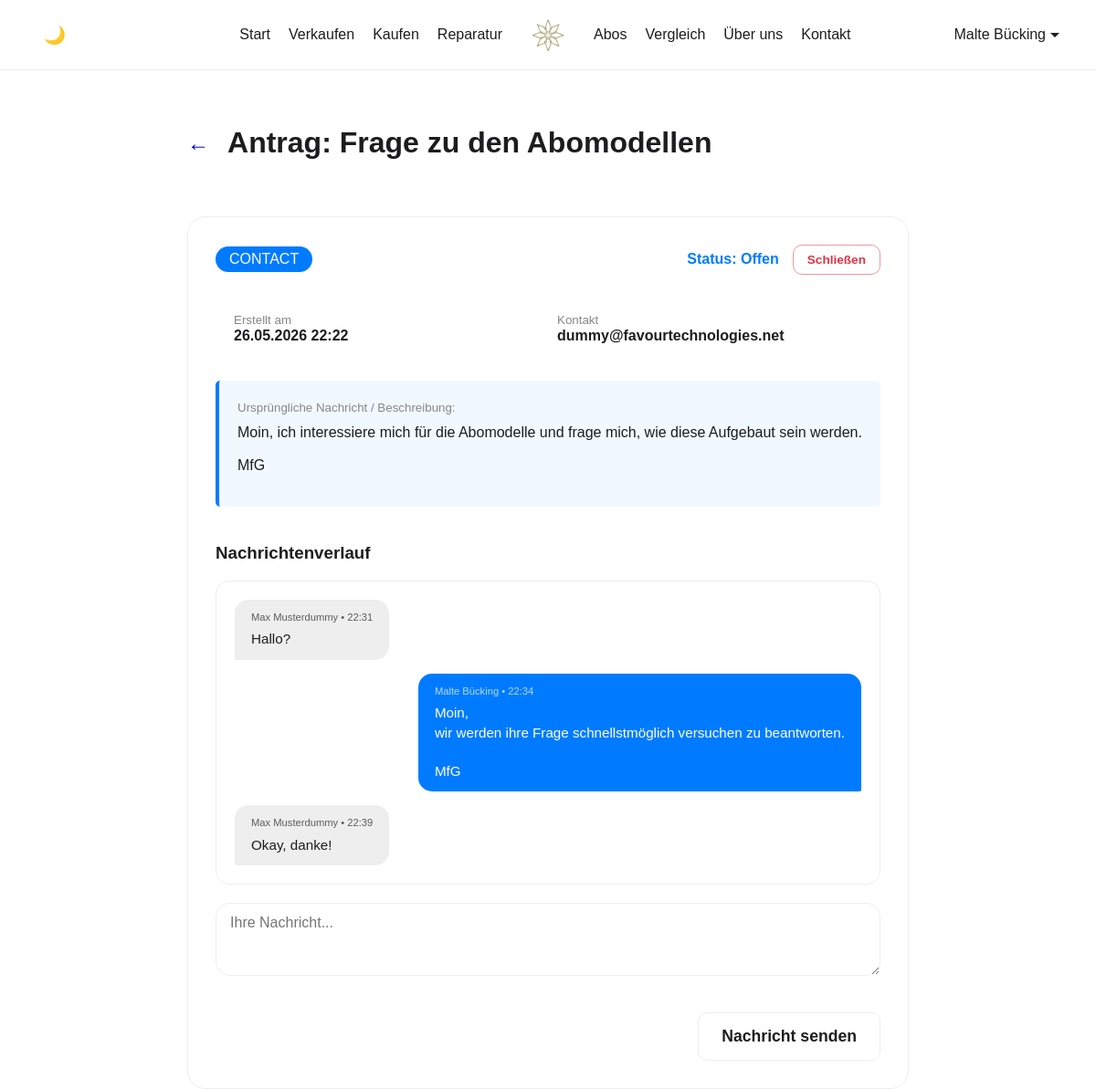
The page /antrag?id=1&type=contact (signed in) on the database its author committed.
### tables this page shows
CREATE TABLE contact_requests (
            id INTEGER PRIMARY KEY AUTOINCREMENT,
            name TEXT,
            email TEXT NOT NULL,
            subject TEXT NOT NULL,
            message TEXT NOT NULL,
            status TEXT DEFAULT 'offen',
            created_at DATETIME DEFAULT CURRENT_TIMESTAMP
        );

CREATE TABLE contact_messages (
            id INTEGER PRIMARY KEY AUTOINCREMENT,
            request_id INTEGER NOT NULL,
            sender_email TEXT NOT NULL,
            message TEXT NOT NULL,
            is_employee INTEGER DEFAULT 0,
            created_at DATETIME DEFAULT CURRENT_TIMESTAMP,
            FOREIGN KEY (request_id) REFERENCES contact_requests(id) ON DELETE CASCADE
        );

CREATE TABLE users (
            id INTEGER PRIMARY KEY AUTOINCREMENT,
            name TEXT NOT NULL,
            email TEXT NOT NULL UNIQUE,
            password TEXT NOT NULL,
            rank TEXT DEFAULT 'Admin',
            created_at DATETIME DEFAULT CURRENT_TIMESTAMP
        );

### sites/request_details.php (the view, shortened to what this page needs)
<?php
require_once '../database/db.php';
$req_id = $_GET['id'];
$type = $_GET['type'];
$is_staff = ($_SESSION['user_rank'] == 'Mitarbeiter' || $_SESSION['user_rank'] == 'Admin');
$tables = [
    'sell' => ['req' => 'sell_requests', 'msg' => 'sell_messages', 'title' => 'device_name', 'desc' => 'description'],
    'repair' => ['req' => 'repair_requests', 'msg' => 'repair_messages', 'title' => 'device_name', 'desc' => 'description'],
    'contact' => ['req' => 'contact_requests', 'msg' => 'contact_messages', 'title' => 'subject', 'desc' => 'message']
];
$t = $tables[$type];
$stmt = $conn->prepare("SELECT * FROM {$t['req']} WHERE id = :id");
$stmt->bindValue(':id', $req_id, SQLITE3_INTEGER);
$req = $stmt->execute()->fetchArray(SQLITE3_ASSOC);
$requester_name_fallback = ($type == 'contact') ? $req['name'] : 'Kunde';
?>
<!DOCTYPE html>
<html lang="de">
<head>
    <link rel="stylesheet" href="../assets/styles/basics.css">
    <link rel="stylesheet" href="../assets/styles/verkaufen.css">
</head>
<body>
    <div class="navbar">
        <div class="navbar-controls-mobile">
            <button id="theme-toggle" aria-label="Toggle Theme">
                <span class="icon-sun">☀️</span><span class="icon-moon">🌙</span>
            </button>
        </div>
        <div class="navbar-links-left desktop-only">
            <ul class="navbar-links-left-link"><a class="navbar-links-left-link-a" href="/">Start</a></ul>
            <ul class="navbar-links-left-link"><a class="navbar-links-left-link-a" href="verkaufen">Verkaufen</a></ul>
            <ul class="navbar-links-left-link"><a class="navbar-links-left-link-a" href="kaufen">Kaufen</a></ul>
            <ul class="navbar-links-left-link"><a class="navbar-links-left-link-a" href="reparieren">Reparatur</a></ul>
        </div>
        <div class="navbar-logo">
            <a href="/"><img class="navbar-logo-image" src="../assets/images/logo.png" alt="Logo"></a>
        </div>
        <div class="navbar-links-right desktop-only">
            <ul class="navbar-links-right-link"><a class="navbar-links-right-link-a" href="abos">Abos</a></ul>
            <ul class="navbar-links-right-link"><a class="navbar-links-right-link-a" href="vergleich">Vergleich</a></ul>
            <ul class="navbar-links-right-link"><a class="navbar-links-right-link-a" href="ueber-uns">Über uns</a></ul>
            <ul class="navbar-links-right-link"><a class="navbar-links-right-link-a" href="kontakt">Kontakt</a></ul>
            <li class="navbar-links-right-link dropdown right">
                <span class="nav-name">
                    <?php echo htmlspecialchars($_SESSION['user_name']); ?>
                    <span class="arrow-down"></span>
                </span>
            </li>
        </div>
    </div>
    <main class="container">
        <div style="margin-top: 40px; display: flex; align-items: center; gap: 20px;">
            <a href="<?php echo $is_staff ? 'mitarbeiter' : 'nutzerkonto?tab=requests'; ?>" style="text-decoration: none; font-size: 1.5rem;">←</a>
            <h1>Antrag: <?php echo htmlspecialchars($req[$t['title']]); ?></h1>
        </div>
        <div class="detail-card">
            <div style="display: flex; justify-content: space-between; align-items: center;">
                <span class="tag" style="background:var(--primary-color); color:white; padding: 5px 15px; border-radius: 20px;"><?php echo strtoupper($type); ?></span>
                <div style="display: flex; align-items: center; gap: 15px;">
                    <span style="color: <?php echo ($req['status'] == 'offen') ? 'var(--primary-color)' : '#dc3545'; ?>; font-weight: 600;">Status: <?php echo ucfirst($req['status']); ?></span>
                    <?php if($req['status'] == 'offen'): ?>
                        <form method="POST" style="margin:0;" onsubmit="return confirm('Möchten Sie diesen Antrag wirklich schließen?');"><button type="submit" name="close_request" class="cta-button danger" style="padding:8px 15px; font-size:0.85rem;">Schließen</button></form>
                    <?php endif; ?>
                </div>
            </div>
            <div class="info-grid">
                <div><small style="color:var(--text-muted)">Erstellt am</small><br><strong><?php echo date('d.m.Y H:i', strtotime($req['created_at'])); ?></strong></div>
                <div><small style="color:var(--text-muted)">Kontakt</small><br><strong><?php echo htmlspecialchars($req['email']); ?></strong></div>
            </div>
            <div style="padding: 20px; border-left: 4px solid var(--primary-color); background: rgba(0,123,255,0.05); border-radius: 5px;">
                <small style="color:var(--text-muted)">Ursprüngliche Nachricht / Beschreibung:</small>
                <p style="margin-top: 10px;"><?php echo nl2br(htmlspecialchars($req[$t['desc']])); ?></p>
            </div>
            <div class="chat-container">
                <h3>Nachrichtenverlauf</h3>
                <div class="chat-box">
                    <?php
                    $msgs = $conn->query("SELECT m.*, u.name as sender_name FROM {$t['msg']} m LEFT JOIN users u ON m.sender_email = u.email WHERE m.request_id = $req_id ORDER BY m.created_at ASC");
                    while($m = $msgs->fetchArray(SQLITE3_ASSOC)):
                        $displayName = $m['sender_name'] ?: ($m['is_employee'] ? 'Support' : $requester_name_fallback);
                    ?>
                        <div class="msg <?php echo $m['is_employee'] ? 'staff' : 'user'; ?>">
                            <span class="msg-meta"><?php echo htmlspecialchars($displayName); ?> • <?php echo date('H:i', strtotime($m['created_at'])); ?></span>
                            <?php echo nl2br(htmlspecialchars($m['message'])); ?>
                        </div>
                    <?php endwhile;
                    ?>
                </div>
                <?php if($req['status'] == 'offen'): ?>
                    <form method="POST" class="sell-form" style="padding:0; border:none; background:none;">
                        <div class="form-group" style="margin-bottom: 10px;">
                            <textarea name="message" rows="3" placeholder="Ihre Nachricht..." required style="width:100%; border-radius: 15px;"></textarea>
                        </div>
                        <div style="display: flex; justify-content: flex-end;"><button type="submit" name="send_message" class="cta-button" style="width:auto;">Nachricht senden</button></div>
                    </form>
                <?php else: ?>
                    <div style="text-align:center; padding: 20px; border: 2px dashed var(--navbar-border); border-radius: 15px; color: var(--text-muted);">
                        Dieser Antrag wurde geschlossen. Eine Antwort ist nicht mehr möglich.
                    </div>
                <?php endif; ?>
            </div>
        </div>
    </main>
</body>
</html>

### assets/styles/basics.css (style rules this page uses)
*, *::before, *::after { box-sizing: border-box; }
:root { --primary-color: #007bff; --bg-color: #ffffff; --text-color: #1d1d1f; --text-muted: #86868b; --navbar-bg: #ffffff; --navbar-border: #eeeeee; --card-bg: #ffffff; --footer-bg: #ffffff; --transition: all 0.3s cubic-bezier(0.25, 0.8, 0.25, 1); }
html { overflow-x: hidden; }
body { display: flex; flex-direction: column; min-height: 100vh; background-color: var(--bg-color); color: var(--text-color); transition: background-color 0.3s ease, color 0.3s ease; margin: 0; font-family: 'Neuropol X Free', sans-serif; overflow-x: hidden; position: relative; }
button, input, select, textarea { font-family: inherit; }
h1, h2, h3, .hero-title, .page-title, .service-card-title { hyphens: auto; word-wrap: break-word; overflow-wrap: break-word; -webkit-hyphens: auto; }
.container { max-width: 1100px; margin: 0 auto; padding: 0 20px; }
.navbar { display: flex; align-items: center; gap: 40px; padding: 20px 40px; background-color: var(--navbar-bg); border-bottom: 1px solid var(--navbar-border); transition: var(--transition); position: sticky; top: 0; z-index: 1000; }
.navbar-links-left { display: flex; gap: 20px; margin: 0; padding: 0; flex: 1; justify-content: flex-end; margin-right: 30px; align-items: center; }
.navbar-links-right { display: flex; gap: 20px; margin: 0; padding: 0; flex: 1; justify-content: flex-start; margin-left: 30px; align-items: center; }
.navbar-links-left-link, .navbar-links-right-link { list-style: none; margin: 0; padding: 0; display: flex; align-items: center; }
.navbar-links-left-link-a, .navbar-links-right-link-a { text-decoration: none; color: var(--text-color); font-weight: 500; padding: 10px 0; line-height: 1; transition: var(--transition); }
.navbar-logo { position: absolute; left: 50%; transform: translateX(-50%); z-index: 1001; display: flex; align-items: center; justify-content: center; white-space: nowrap; pointer-events: none; }
.navbar-logo a { pointer-events: auto; }
.navbar-logo-image { position: relative; z-index: 11; height: 40px; width: auto; display: block; transition: transform 0.6s ease-in-out; }
.navbar-links-right-link.right { margin-left: auto; }
.dropdown { position: relative; display: inline-block; }
.nav-name { display: flex; align-items: center; gap: 5px; cursor: pointer; color: var(--text-color); font-weight: 500; }
.arrow-down { width: 0; height: 0; border-left: 5px solid transparent; border-right: 5px solid transparent; border-top: 5px solid var(--text-color); }
.navbar-controls-mobile { position: absolute; left: 40px; display: flex; align-items: center; gap: 5px; }
#theme-toggle { position: relative; background: none; border: none; color: var(--text-color); padding: 5px; border-radius: 50%; cursor: pointer; font-size: 1.2rem; transition: var(--transition); display: flex; align-items: center; justify-content: center; width: 40px; height: 40px; margin: 0; overflow: hidden; }
#theme-toggle .icon-sun, #theme-toggle .icon-moon { position: absolute; top: 50%; left: 50%; transform: translate(-50%, -50%) rotate(0deg); font-size: 1.2rem; opacity: 0; transition: opacity 0.3s ease, transform 0.3s ease; }
body:not(.dark-mode) #theme-toggle .icon-moon { opacity: 1; transform: translate(-50%, -50%) rotate(0deg); }
.navbar-logo-image { height: 40px; width: auto; display: block; transition: transform 0.6s ease-in-out, filter 0.5s ease; }

### assets/styles/verkaufen.css (style rules this page uses)
.sell-form { background: var(--card-bg); padding: 30px; border-radius: 20px; border: 1px solid var(--navbar-border); display: flex; flex-direction: column; gap: 20px; }
.form-group { display: flex; flex-direction: column; gap: 8px; }
.form-group input, .form-group select, .form-group textarea { padding: 12px 15px; border-radius: 10px; border: 1px solid var(--navbar-border); background: var(--bg-color); color: var(--text-color); font-family: inherit; font-size: 1rem; transition: var(--transition); }
.cta-button { padding: 15px 25px; font-size: 1.1rem; font-weight: 600; border-radius: 10px; background-color: var(--card-bg); color: var(--text-color); font-family: inherit; border: 1px solid var(--navbar-border); cursor: pointer; text-decoration: none; display: inline-flex; align-items: center; justify-content: center; transition: var(--transition); }
.sell-form .cta-button { width: 100%; margin-top: 10px; }
.cta-button.danger { background-color: transparent; color: #dc3545; border: 1px solid rgba(220, 53, 69, 0.5); }

### rows shown on the page
contact_requests: subject "Frage zu den Abomodellen", status "Offen", created_at "26.05.2026 22:22", email "dummy@favourtechnologies.net", message "Moin, ich interessiere mich für die Abomodelle und frage mich, wie diese Aufgebaut sein werden. MfG"
contact_messages: users.name "Max Musterdummy", created_at "22:31", message "Hallo?"
contact_messages: users.name "Malte Bücking", created_at "22:34", message "Moin, wir werden ihre Frage schnellstmöglich versuchen zu beantworten. MfG"
contact_messages: users.name "Max Musterdummy", created_at "22:39", message "Okay, danke!"

### other values the page prints
$_SESSION['user_name'] "Malte Bücking"
$type "CONTACT"
